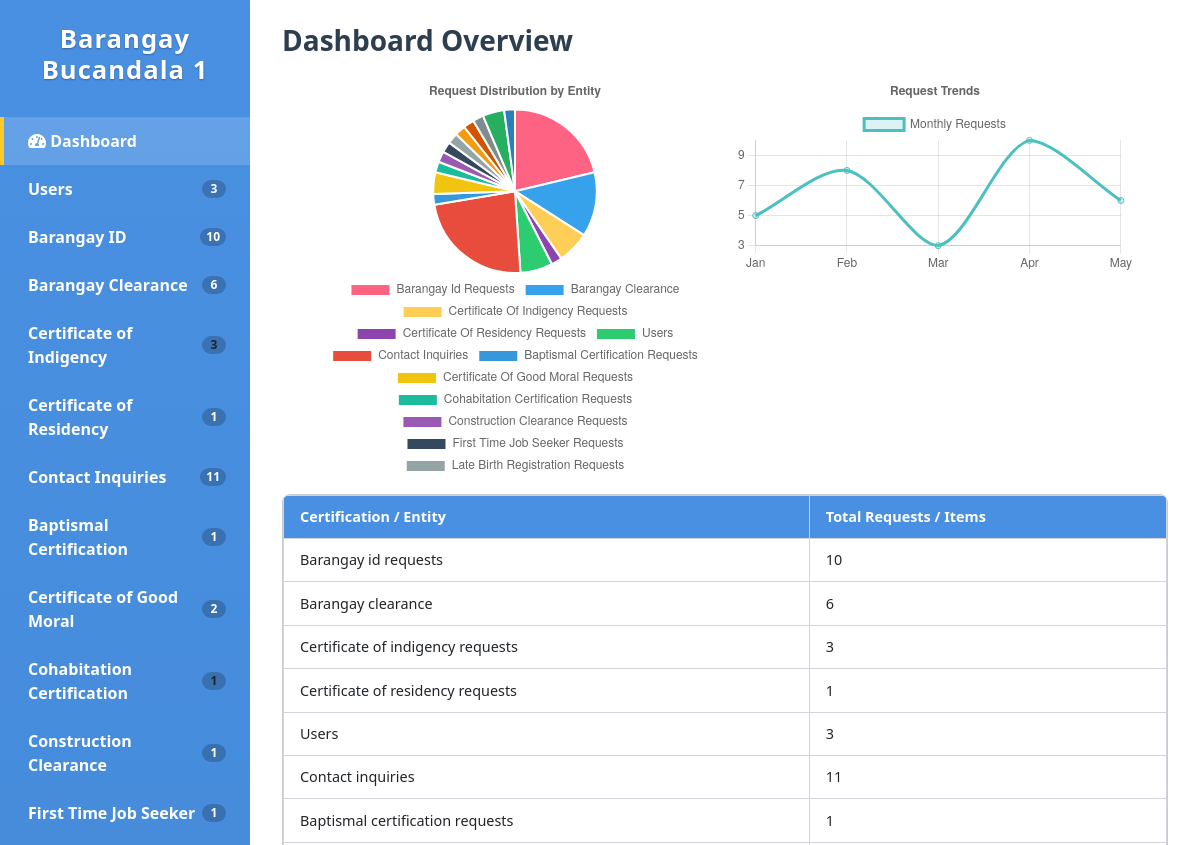
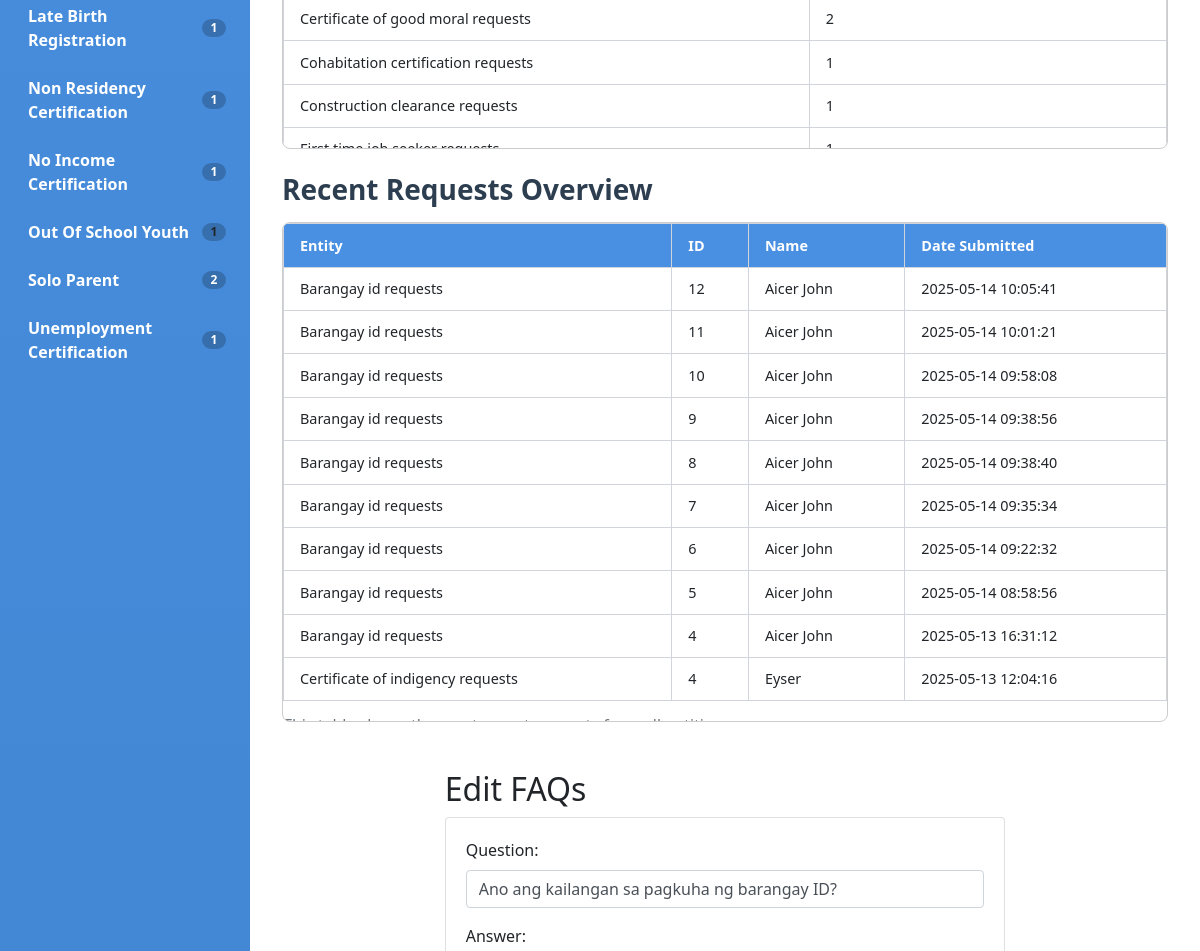
The page /admin_page.php (signed in, upper part) on the database as committed earlier (2 pictures, top to bottom).
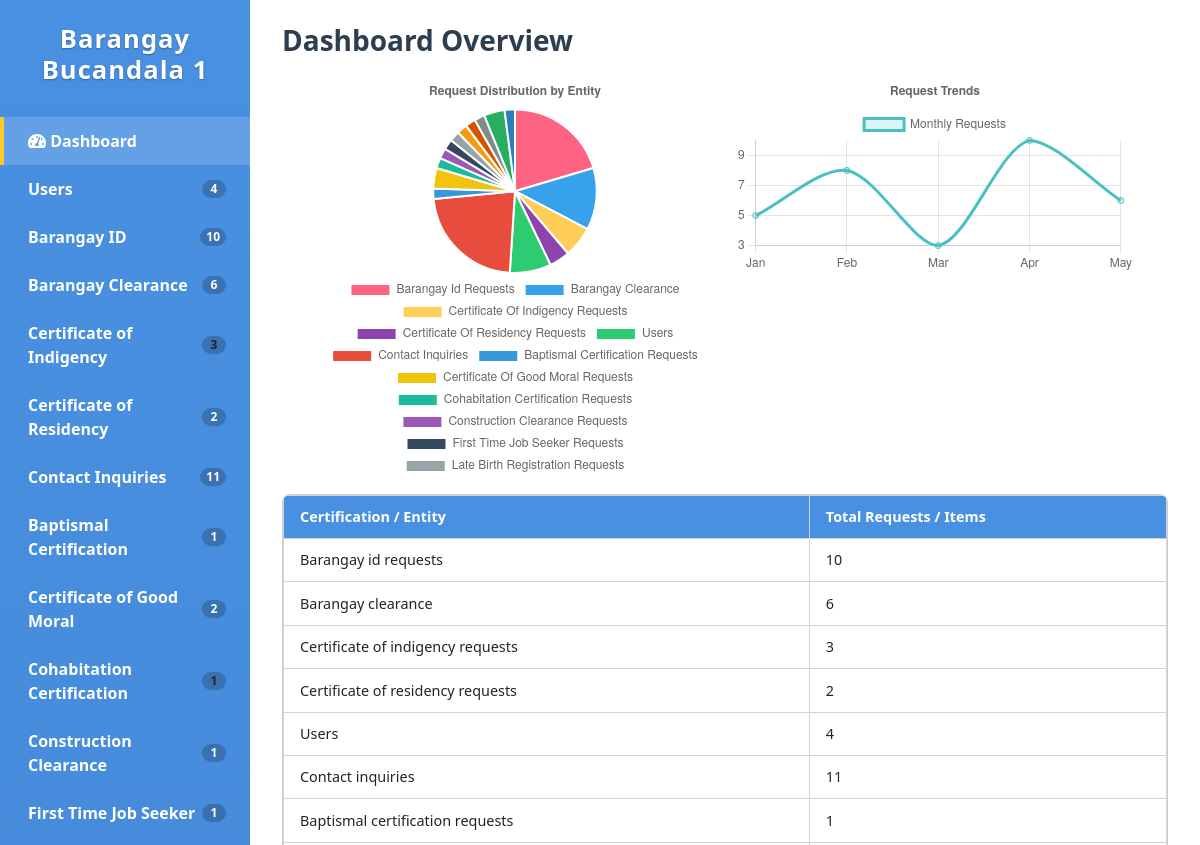
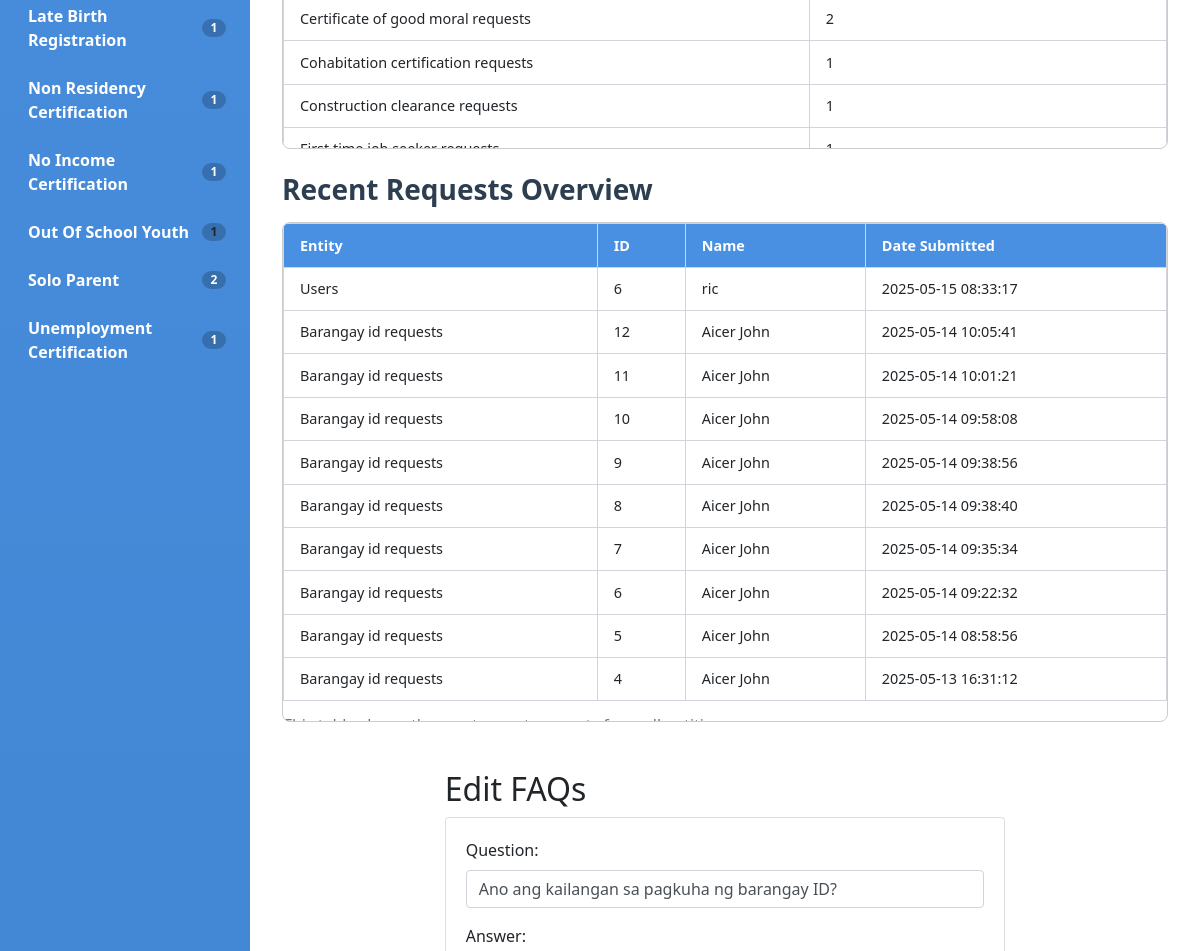
The same page on the database as committed later (2 pictures, top to bottom).
### tables this page shows
CREATE TABLE `barangay_id_requests` (
  `id` int(11) NOT NULL,
  `first_name` varchar(100) NOT NULL,
  `middle_name` varchar(100) NOT NULL,
  `last_name` varchar(100) NOT NULL,
  `address` varchar(255) NOT NULL,
  `contact_number` varchar(20) NOT NULL,
  `emergency_full_name` varchar(100) NOT NULL,
  `emergency_address` varchar(255) NOT NULL,
  `emergency_contact_number` varchar(20) NOT NULL,
  `date_of_birth` date NOT NULL,
  `gov_id` varchar(100) NOT NULL,
  `shipping_method` varchar(50) NOT NULL,
  `created_at` timestamp NOT NULL DEFAULT current_timestamp(),
  `user_id` int(11) DEFAULT NULL,
  `submitted_at` datetime NOT NULL DEFAULT current_timestamp(),
  `status` varchar(50) NOT NULL DEFAULT 'pending'
);

CREATE TABLE `certificate_of_indigency_requests` (
  `id` int(11) NOT NULL,
  `first_name` varchar(100) NOT NULL,
  `middle_name` varchar(100) NOT NULL,
  `last_name` varchar(100) NOT NULL,
  `date_of_birth` date NOT NULL,
  `civil_status` enum('single','married','widowed','divorced') NOT NULL,
  `occupation` varchar(100) NOT NULL,
  `monthly_income` decimal(10,2) NOT NULL,
  `proof_of_residency` varchar(255) NOT NULL,
  `gov_id` varchar(100) NOT NULL,
  `spouse_name` varchar(100) DEFAULT NULL,
  `number_of_dependents` int(11) NOT NULL,
  `shipping_method` varchar(50) NOT NULL,
  `created_at` timestamp NOT NULL DEFAULT current_timestamp(),
  `user_id` int(11) DEFAULT NULL,
  `submitted_at` datetime DEFAULT current_timestamp(),
  `status` varchar(50) NOT NULL DEFAULT 'pending'
);

CREATE TABLE `faqs` (
  `id` int(11) NOT NULL,
  `question` text NOT NULL,
  `answer` text NOT NULL,
  `position` int(11) NOT NULL,
  `column_side` enum('left','right') NOT NULL
);

CREATE TABLE `users` (
  `id` int(11) NOT NULL,
  `first_name` varchar(100) NOT NULL,
  `middle_name` varchar(100) DEFAULT NULL,
  `last_name` varchar(100) NOT NULL,
  `address` varchar(255) NOT NULL,
  `email` varchar(150) NOT NULL,
  `username` varchar(100) NOT NULL,
  `password` varchar(255) NOT NULL,
  `dob` date NOT NULL,
  `gender` enum('Male','Female') NOT NULL,
  `civil_status` enum('Single','Married','Widowed') NOT NULL,
  `government_id` varchar(100) NOT NULL,
  `id_number` varchar(100) NOT NULL,
  `emergency_contact_name` varchar(150) NOT NULL,
  `emergency_contact_number` varchar(50) NOT NULL,
  `profile_pic` varchar(255) DEFAULT NULL,
  `dependents` text DEFAULT NULL,
  `status` enum('pending','approved','rejected') NOT NULL DEFAULT 'pending',
  `created_at` timestamp NOT NULL DEFAULT current_timestamp(),
  `updated_at` timestamp NOT NULL DEFAULT current_timestamp() ON UPDATE current_timestamp(),
  `is_admin` tinyint(1) NOT NULL DEFAULT 0
);

### admin_page.php (the view, shortened to what this page needs)
<?php
require_once 'chatbot-main/session_check.php';
$servername = "localhost";
$username_db = "root";
$password_db = "";
$dbname = "barangay_db";
try {
    $dsn = "mysql:host=$servername;dbname=$dbname;charset=utf8mb4";
    $pdo = new PDO($dsn, $username_db, $password_db, [
        PDO::ATTR_ERRMODE => PDO::ERRMODE_EXCEPTION,
        PDO::ATTR_DEFAULT_FETCH_MODE => PDO::FETCH_ASSOC,
    ]);
} catch (PDOException $e) {
    die("Connection failed: " . $e->getMessage());
}
function fetchAll($pdo, $table) {
    try {
        if ($table === 'barangay_id_requests' || $table === 'certificate_of_indigency_requests' || $table === 'certificate_of_residency_requests') {
            $stmt = $pdo->query("SELECT *, submitted_at FROM $table ORDER BY id DESC");
        } else {
            $stmt = $pdo->query("SELECT * FROM $table ORDER BY id DESC");
        }
        return $stmt->fetchAll();
    } catch (PDOException $e) {
        die("Error fetching $table: " . $e->getMessage());
    }
}
$entities = [
    'barangay_id_requests' => fetchAll($pdo, 'barangay_id_requests'),
    'barangay_clearance' => fetchAll($pdo, 'barangay_clearance'),
    'certificate_of_indigency_requests' => fetchAll($pdo, 'certificate_of_indigency_requests'),
    'certificate_of_residency_requests' => fetchAll($pdo, 'certificate_of_residency_requests'),
    'users' => fetchAll($pdo, 'users'),
    'contact_inquiries' => fetchAll($pdo, 'contact_inquiries'),
    'baptismal_certification_requests' => fetchAll($pdo, 'baptismal_certification_requests'),
    'certificate_of_good_moral_requests' => fetchAll($pdo, 'certificate_of_good_moral_requests'),
    'cohabitation_certification_requests' => fetchAll($pdo, 'cohabitation_certification_requests'),
    'construction_clearance_requests' => fetchAll($pdo, 'construction_clearance_requests'),
    'first_time_job_seeker_requests' => fetchAll($pdo, 'first_time_job_seeker_requests'),
    'late_birth_registration_requests' => fetchAll($pdo, 'late_birth_registration_requests'),
    'non_residency_certification_requests' => fetchAll($pdo, 'non_residency_certification_requests'),
    'no_income_certification_requests' => fetchAll($pdo, 'no_income_certification_requests'),
    'out_of_school_youth_requests' => fetchAll($pdo, 'out_of_school_youth_requests'),
    'solo_parent_requests' => fetchAll($pdo, 'solo_parent_requests'),
    'unemployment_certification_requests' => fetchAll($pdo, 'unemployment_certification_requests')
];
function countRows($pdo, $table) {
    try {
        $stmt = $pdo->query("SELECT COUNT(*) FROM $table");
        return (int)$stmt->fetchColumn();
    } catch (PDOException $e) {
        die("Error counting $table: " . $e->getMessage());
    }
}
$counts = [];
foreach (array_keys($entities) as $entityKey) {
    $counts[$entityKey] = countRows($pdo, $entityKey);
}
function e($str) {
    return htmlspecialchars($str, ENT_QUOTES, 'UTF-8');
}
?>
<!DOCTYPE html>
<html lang="en">
<head>
<link rel="stylesheet" href="https://cdnjs.cloudflare.com/ajax/libs/twitter-bootstrap/4.6.2/css/bootstrap.min.css" />
<link rel="stylesheet" href="https://cdnjs.cloudflare.com/ajax/libs/font-awesome/5.15.4/css/all.min.css" />
<link rel="stylesheet" href="admincss/admin_page.css" />
</head>
<body>
<div id="app" class="d-flex">
  <aside id="sidebar" role="navigation" aria-label="Main navigation">
    <h2>Barangay Bucandala 1 </h2>
    <nav>
      <a href="#" data-target="dashboard" class="active" aria-current="page"><span><i class="fas fa-tachometer-alt"></i> Dashboard</span></a>
      <a href="#" data-target="users">Users <span class="badge badge-secondary"><?= $counts['users'] ?></span></a>
      <a href="#" data-target="barangay_id_requests">Barangay ID <span class="badge badge-primary"><?= $counts['barangay_id_requests'] ?></span></a>
      <a href="#" data-target="barangay_clearance">Barangay Clearance <span class="badge badge-success"><?= $counts['barangay_clearance'] ?></span></a>
      <a href="#" data-target="certificate_of_indigency_requests">Certificate of Indigency <span class="badge badge-warning"><?= $counts['certificate_of_indigency_requests'] ?></span></a>
      <a href="#" data-target="certificate_of_residency_requests">Certificate of Residency <span class="badge badge-info"><?= $counts['certificate_of_residency_requests'] ?></span></a>
      <a href="#" data-target="contact_inquiries">Contact Inquiries <span class="badge badge-info"><?= $counts['contact_inquiries'] ?></span></a>
      <a href="#" data-target="baptismal_certification_requests">Baptismal Certification <span class="badge badge-primary"><?= $counts['baptismal_certification_requests'] ?></span></a>
      <a href="#" data-target="certificate_of_good_moral_requests">Certificate of Good Moral <span class="badge badge-success"><?= $counts['certificate_of_good_moral_requests'] ?></span></a>
      <a href="#" data-target="cohabitation_certification_requests">Cohabitation Certification <span class="badge badge-warning"><?= $counts['cohabitation_certification_requests'] ?></span></a>
      <a href="#" data-target="construction_clearance_requests">Construction Clearance <span class="badge badge-info"><?= $counts['construction_clearance_requests'] ?></span></a>
      <a href="#" data-target="first_time_job_seeker_requests">First Time Job Seeker <span class="badge badge-secondary"><?= $counts['first_time_job_seeker_requests'] ?></span></a>
      <a href="#" data-target="late_birth_registration_requests">Late Birth Registration <span class="badge badge-info"><?= $counts['late_birth_registration_requests'] ?></span></a>
      <a href="#" data-target="non_residency_certification_requests">Non Residency Certification <span class="badge badge-primary"><?= $counts['non_residency_certification_requests'] ?></span></a>
      <a href="#" data-target="no_income_certification_requests">No Income Certification <span class="badge badge-success"><?= $counts['no_income_certification_requests'] ?></span></a>
      <a href="#" data-target="out_of_school_youth_requests">Out Of School Youth <span class="badge badge-warning"><?= $counts['out_of_school_youth_requests'] ?></span></a>
      <a href="#" data-target="solo_parent_requests">Solo Parent <span class="badge badge-info"><?= $counts['solo_parent_requests'] ?></span></a>
      <a href="#" data-target="unemployment_certification_requests">Unemployment Certification <span class="badge badge-secondary"><?= $counts['unemployment_certification_requests'] ?></span></a>
    </nav>
  </aside>
  <main id="main-content" role="main" tabindex="0">
<section id="dashboard" class="tab-content-section active" aria-labelledby="dashboard-header">
  <h3 id="dashboard-header" class="page-title">Dashboard Overview</h3>
<div class="chart-container">
    <div class="pie-chart-box">
        <canvas id="pieChart"></canvas>
    </div>
    <div class="line-chart-box">
        <canvas id="lineChart"></canvas>
    </div>
</div>
  <div class="table-wrapper">
    <table class="entity-table" aria-describedby="dashboard-summary-desc">
      <thead>
        <tr>
          <th class="collapsible-header">Certification / Entity</th>
          <th>Total Requests / Items</th>
        </tr>
      </thead>
      <tbody>
        <?php foreach ($counts as $entity => $total): ?>
          <tr class="collapsible-row">
            <td><?= e(str_replace('_', ' ', ucwords($entity))) ?></td>
            <td><?= e($total) ?></td>
          </tr>
        <?php endforeach; ?>
      </tbody>
    </table>
  </div>
  <h3 class="page-title">Recent Requests Overview</h3>
  <div class="table-wrapper">
    <table class="entity-table" aria-describedby="recent-requests-desc">
      <caption id="recent-requests-desc">This table shows the most recent requests from all entities</caption>
      <thead>
        <tr>
          <th class="collapsible-header">Entity</th>
          <th>ID</th>
          <th>Name</th>
          <th>Date Submitted</th>
        </tr>
      </thead>
      <tbody>
        <?php
        $recentRequests = [];
        foreach ($entities as $entityKey => $items) {
            foreach ($items as $item) {
                $recentRequests[] = [
                    'entity' => $entityKey,
                    'id' => $item['id'] ?? '',
                    'name' => $item['first_name'] ?? ($item['full_name'] ?? ($item['name'] ?? '')),
                    'date' => $item['submitted_at'] ?? ($item['created_at'] ?? '')
                ];
            }
        }
        usort($recentRequests, function($a, $b) {
            return strtotime($b['date']) <=> strtotime($a['date']);
        });
        $recentRequests = array_slice($recentRequests, 0, 10);
        foreach ($recentRequests as $request):
        ?>
        <tr class="collapsible-row">
          <td><?= e(str_replace('_', ' ', ucwords($request['entity']))) ?></td>
          <td><?= e($request['id']) ?></td>
          <td><?= e($request['name']) ?></td>
          <td><?= e($request['date']) ?></td>
        </tr>
        <?php endforeach; ?>
      </tbody>
    </table>
  </div>
<?php include 'db_conn.php'; ?>
<div class="container mt-5">
    <div class="row justify-content-center">
        <div class="col-md-8">
            <h2>Edit FAQs</h2>
            <form action="update_faq.php" method="post">
                <?php
                $result = $conn->query("SELECT * FROM faqs ORDER BY column_side, position ASC");
                while($row = $result->fetch_assoc()):
                    $question = htmlspecialchars($row['question']);
                ?>
                <div class="card mb-3">
                    <div class="card-body">
                        <div class="form-group">
                            <label>Question:</label>
                            <input type="text" name="question[]" class="form-control" value="<?= $question ?>">
                        </div>
                        <div class="form-group">
                            <label>Answer:</label>
                        </div>
                    </div>
                </div>
                <?php endwhile; ?>
            </form>
</div>
</section>
  </main>
</div>
<script>
  const pieCtx = document.getElementById('pieChart').getContext('2d');
  const pieChart = new Chart(pieCtx, {
    type: 'pie',
    data: {
      labels: <?= json_encode(array_map(function($key) {
          return ucwords(str_replace('_', ' ', $key));
      }, array_keys($counts))) ?>,
      datasets: [{
        data: <?= json_encode(array_values($counts)) ?>,
        backgroundColor: [
          '#FF6384', '#36A2EB', '#FFCE56', '#8E44AD', '#2ECC71', '#E74C3C',
          '#3498DB', '#F1C40F', '#1ABC9C', '#9B59B6', '#34495E', '#95A5A6',
          '#F39C12', '#D35400', '#7F8C8D', '#27AE60', '#2980B9'
        ]
      }]
    },
    options: {
      responsive: true,
      plugins: {
        legend: { position: 'bottom' },
        title: {
          display: true,
          text: 'Request Distribution by Entity'
        }
      }
    }
  });
</script>
<script>
const ctxLine = document.getElementById('lineChart').getContext('2d');
// Example labels and data (replace with dynamic PHP data if needed)
const lineLabels = ['Jan', 'Feb', 'Mar', 'Apr', 'May'];
const lineData = [5, 8, 3, 10, 6];
const lineChart = new Chart(ctxLine, {
    type: 'line',
    data: {
        labels: lineLabels,
        datasets: [{
            label: 'Monthly Requests',
            data: lineData,
            fill: false,
            borderColor: 'rgba(75, 192, 192, 1)',
            backgroundColor: 'rgba(75, 192, 192, 0.2)',
            tension: 0.3
        }]
    },
    options: {
        responsive: true,
        plugins: {
            title: {
                display: true,
                text: 'Request Trends'
            }
        }
    }
});
</script>
</body>
</html>

### admincss/admin_page.css (style rules this page uses)
html, body { height: 100%; margin: 0; padding: 0; font-family: "Segoe UI", Tahoma, Geneva, Verdana, sans-serif; background: #f1f5f9; }
body { overflow-x: hidden; }
#app { display: flex; height: 100vh; flex-direction: row; }
#sidebar { width: 250px !important; min-width: 250px; max-width: 250px; background: linear-gradient(180deg, #4a90e2, #357abd); color: white; display: flex; flex-direction: column; padding-top: 1.5rem; overflow-y: auto; transition: none !important; }
#sidebar h2 { text-align: center; margin-bottom: 2rem; font-weight: 700; font-size: 1.6rem; letter-spacing: 1px; text-shadow: 0 1px 2px rgba(0, 0, 0, 0.3); }
#sidebar nav { flex-grow: 1; }
#sidebar nav a { display: flex; justify-content: space-between; align-items: center; padding: 0.75rem 1.5rem; font-weight: 600; color: white; text-decoration: none; border-left: 4px solid transparent; transition: background-color 0.3s ease, border-color 0.3s ease; }
#sidebar nav a.active, #sidebar nav a:hover { background-color: rgba(255, 255, 255, 0.15); border-left-color: #ffca28; }
#sidebar nav a .badge { min-width: 24px; font-size: 0.75rem; padding: 0.25em 0.5em; background: rgba(0,0,0,0.2); border-radius: 9999px; }
#main-content { flex-grow: 1; padding: 1.5rem 2rem; overflow-y: auto; background: white; }
h3.page-title { font-weight: 700; margin-bottom: 1rem; color: #2c3e50; }
.entity-table { width: 100%; border-collapse: collapse; }
.entity-table th, .entity-table td { padding: 0.65rem 1rem; border: 1px solid #d1d5db; vertical-align: middle; font-size: 0.9rem; }
.entity-table thead th { background-color: #4a90e2; color: white; font-weight: 600; }
.table-wrapper { max-height: 500px; overflow-y: auto; overflow-x: auto; border: 1px solid #ccc; border-radius: 8px; margin-bottom: 1.5rem; }
.tab-content-section { display: none; }
.tab-content-section.active { display: block; }
.chart-container { display: flex; justify-content: center; align-items: flex-start; gap: 20px; flex-wrap: wrap; margin-bottom: 20px; }
.pie-chart-box, .line-chart-box { width: 400px; height: 400px; }
.line-chart-box { height: 300px; }

Rows that differ between the two databases and show on the page:
no longer on this page (row unchanged): certificate_of_indigency_requests: entity "Certificate of indigency requests", id "4", first_name "Eyser", date "2025-05-13 12:04:16"
added users: entity "Users", id "6", first_name "ric", created_at "2025-05-15 08:33:17"
Other text that changed with them:
$counts['users']: "3" → "4"
$counts['certificate_of_residency_requests']: "1" → "2"
chart data {{ json_encode(array_values($counts)) }}: [10,6,3,1,3,11,1,2,1,1,1,1,1,1,1,2,1] → [10,6,3,2,4,11,1,2,1,1,1,1,1,1,1,2,1]
new list line: "Certificate of residency requests 2"
new list line: "Users 4"
list line gone: "Certificate of residency requests 1"
list line gone: "Users 3"
